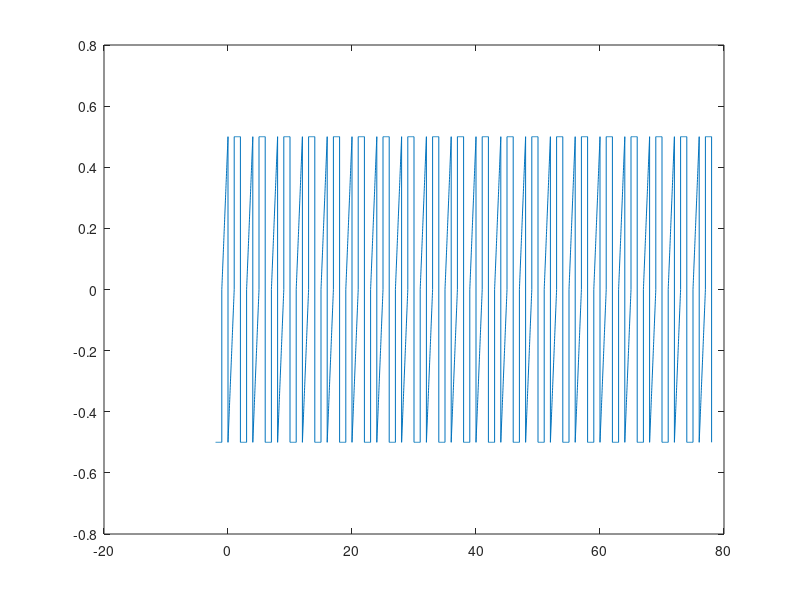

Here is the MATLAB script that generated this plot:
% plot a periodic signal
clear all; close all;

##Function do_period
#Usage: do_period(signal, time, repeat)
  #Signal must work in 1 period, first you discribe one period and if it works call function
  #time must be in vector 1D form, and linear, must have start_time and end_time. End_time > start_time
  #repeat must be bigger or 1. Repeat is integer. It only repeats on positive site!
function [u_ret, t_ret] = do_period( signal, time, repeat)
  if(repeat < 1) printf("\nERROR!\n \tRepeat must be bigger then 1 and an integer! \n") endif;
  sig_len = length(signal);
  time_len = length(time);
  
  ##Figure and calculate for time
  time_max = max(time);
  time_min = min(time);
  period_length = time_max - time_min;  #gets period length by searching for minimal & max time value
  
  t_nov = ones(1, repeat * time_len);
  for i = 0: (repeat - 1)
    for j = 1 : time_len
      t_nov(j + time_len*i) = time(j) + (i * period_length);
    endfor
  endfor
  
  # Calculate for signal u(t)
   u_nov = signal' * ones(1, repeat);
   u_nov = (u_nov(:))';
   
   
   u_ret = u_nov;
   t_ret = t_nov;
   return;
endfunction
# Program Strat
###############################
#Signal description
dt = 0.02;  %časovni inkrement

% Signal description in exe 1C. Look at picture 
  %t1 = 0 : dt : 0;  u1 = zeros(size(t1));
  t1 =-2 : dt :-2;  u1 = -0.5*ones(size(t1));
  t2 =-2 : dt :-1;  u2 = -0.5*ones(size(t2));
  t3 =-1 : dt :-1;  u3 =   zeros(size(t3));
  t4 =-1 : dt : 0;  u4 =  0.5 + t4*0.5;
  t5 = 0 : dt : 0;  u5 = -0.5 * ones(size(t5));
  t6 = 0 : dt : 1;  u6 =  -0.5 + 0.5*(t6);
  t7 = 1 : dt : 2;  u7 =  0.5 * ones(size(t7));
  t8 = 2 : dt : 2;  u8 = -0.5 * ones(size(t8));

%we added all increments of sginal in single time and signal vector 1D
  t = [t1 t2 t3 t4 t5 t6 t7 t8];
  u = [u1 u2 u3 u4 u5 u6 u7 u8];

  
#function call do_period
  [signal, cas] = do_period(u, t, 20);

#draw result
plot(cas, signal)

  